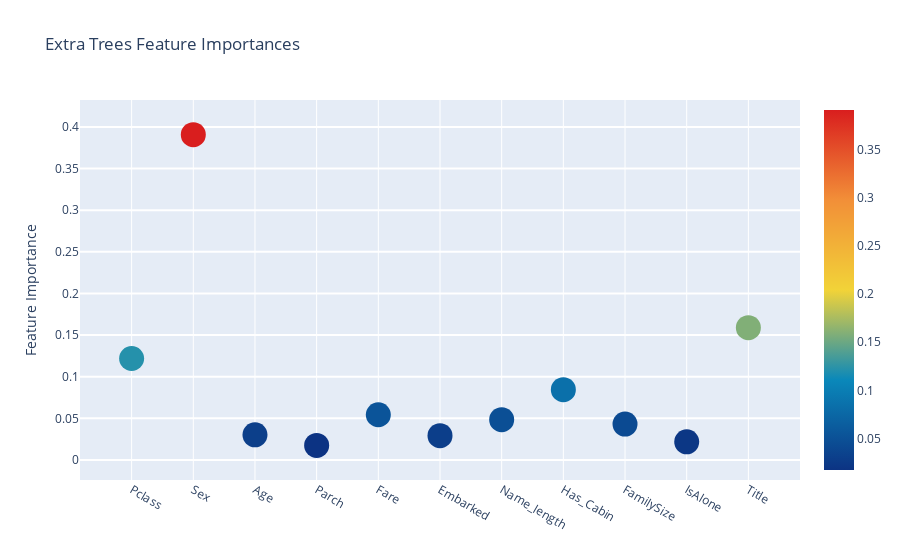
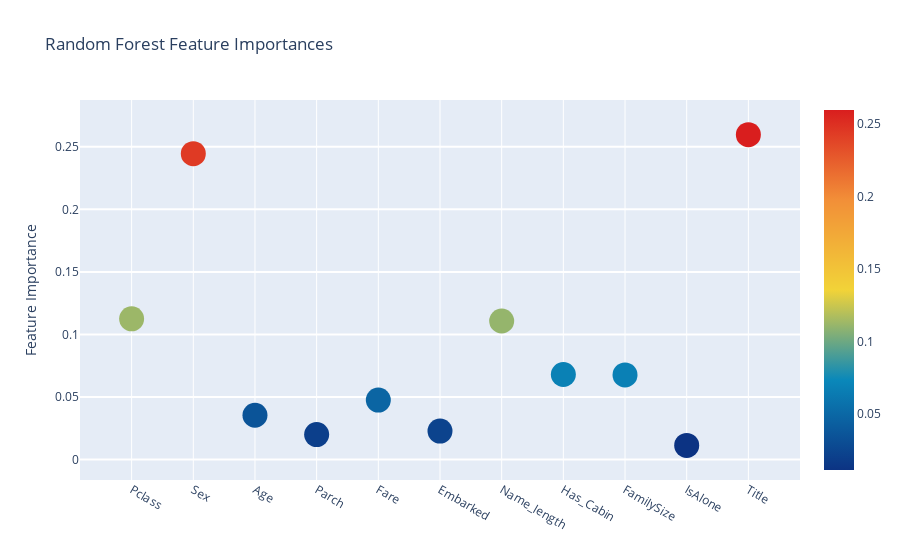
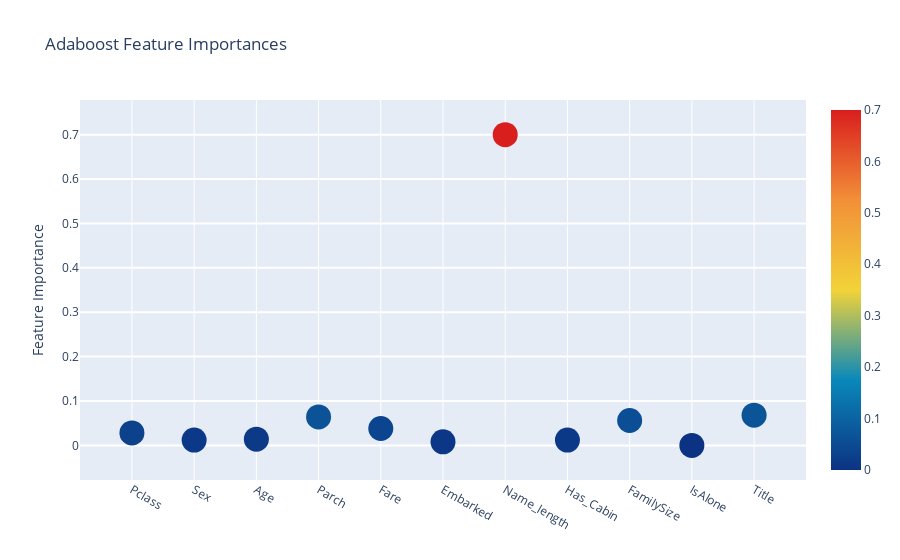
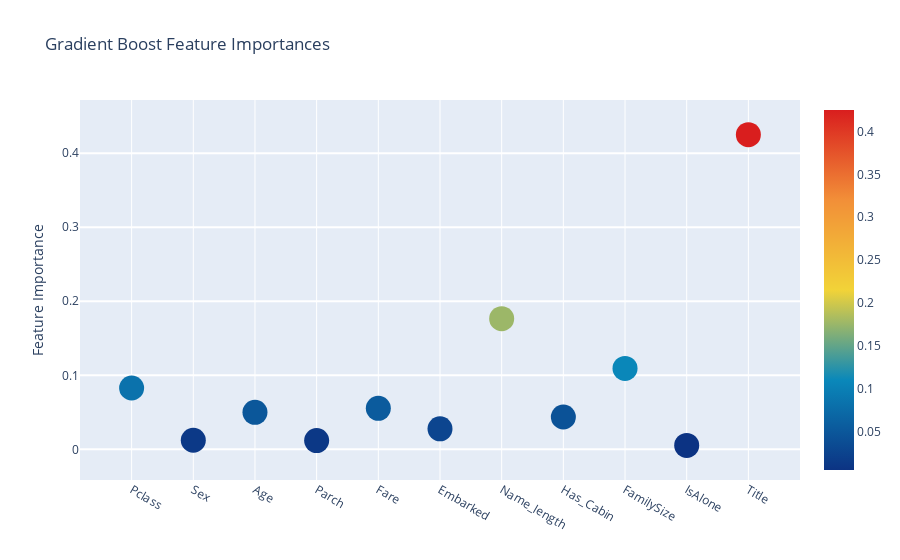

The cell these charts' notebook holds for them, in order:
### Code cell
for i in range(1, 5):
    draw_graph(feature_dataframe.columns[i], feature_dataframe.columns[0])

### Figure 1 — Plotly figure (JSON) as saved in the notebook; plotly's stock layout.template omitted (floating-point values rounded to 4 significant figures)
{"data": [{"marker": {"color": [0.1218, 0.3908, 0.03014, 0.01747, 0.05424, 0.02913, 0.0484, 0.08437, 0.04301, 0.02171, 0.1589], "colorscale": [[0, "rgb(12,51,131)"], [0.25, "rgb(10,136,186)"], [0.5, "rgb(242,211,56)"], [0.75, "rgb(242,143,56)"], [1, "rgb(217,30,30)"]], "showscale": true, "size": 25, "sizemode": "diameter", "sizeref": 1}, "mode": "markers", "text": ["Pclass", "Sex", "Age", "Parch", "Fare", "Embarked", "Name_length", "Has_Cabin", "FamilySize", "IsAlone", "Title"], "type": "scatter", "x": ["Pclass", "Sex", "Age", "Parch", "Fare", "Embarked", "Name_length", "Has_Cabin", "FamilySize", "IsAlone", "Title"], "y": [0.1218, 0.3908, 0.03014, 0.01747, 0.05424, 0.02913, 0.0484, 0.08437, 0.04301, 0.02171, 0.1589]}], "layout": {"autosize": true, "hovermode": "closest", "showlegend": false, "title": {"text": "Extra Trees Feature Importances"}, "yaxis": {"gridwidth": 2, "ticklen": 5, "title": {"text": "Feature Importance"}}}}

### Figure 2 — Plotly figure (JSON) as saved in the notebook; plotly's stock layout.template omitted (floating-point values rounded to 4 significant figures)
{"data": [{"marker": {"color": [0.1125, 0.2445, 0.03538, 0.01997, 0.04756, 0.02278, 0.1107, 0.06796, 0.06763, 0.01132, 0.2597], "colorscale": [[0, "rgb(12,51,131)"], [0.25, "rgb(10,136,186)"], [0.5, "rgb(242,211,56)"], [0.75, "rgb(242,143,56)"], [1, "rgb(217,30,30)"]], "showscale": true, "size": 25, "sizemode": "diameter", "sizeref": 1}, "mode": "markers", "text": ["Pclass", "Sex", "Age", "Parch", "Fare", "Embarked", "Name_length", "Has_Cabin", "FamilySize", "IsAlone", "Title"], "type": "scatter", "x": ["Pclass", "Sex", "Age", "Parch", "Fare", "Embarked", "Name_length", "Has_Cabin", "FamilySize", "IsAlone", "Title"], "y": [0.1125, 0.2445, 0.03538, 0.01997, 0.04756, 0.02278, 0.1107, 0.06796, 0.06763, 0.01132, 0.2597]}], "layout": {"autosize": true, "hovermode": "closest", "showlegend": false, "title": {"text": "Random Forest Feature Importances"}, "yaxis": {"gridwidth": 2, "ticklen": 5, "title": {"text": "Feature Importance"}}}}

### Figure 3 — Plotly figure (JSON) as saved in the notebook; plotly's stock layout.template omitted (floating-point values rounded to 4 significant figures)
{"data": [{"marker": {"color": [0.028, 0.012, 0.014, 0.064, 0.038, 0.008, 0.7, 0.012, 0.056, 0, 0.068], "colorscale": [[0, "rgb(12,51,131)"], [0.25, "rgb(10,136,186)"], [0.5, "rgb(242,211,56)"], [0.75, "rgb(242,143,56)"], [1, "rgb(217,30,30)"]], "showscale": true, "size": 25, "sizemode": "diameter", "sizeref": 1}, "mode": "markers", "text": ["Pclass", "Sex", "Age", "Parch", "Fare", "Embarked", "Name_length", "Has_Cabin", "FamilySize", "IsAlone", "Title"], "type": "scatter", "x": ["Pclass", "Sex", "Age", "Parch", "Fare", "Embarked", "Name_length", "Has_Cabin", "FamilySize", "IsAlone", "Title"], "y": [0.028, 0.012, 0.014, 0.064, 0.038, 0.008, 0.7, 0.012, 0.056, 0, 0.068]}], "layout": {"autosize": true, "hovermode": "closest", "showlegend": false, "title": {"text": "Adaboost Feature Importances"}, "yaxis": {"gridwidth": 2, "ticklen": 5, "title": {"text": "Feature Importance"}}}}

### Figure 4 — Plotly figure (JSON) as saved in the notebook; plotly's stock layout.template omitted (floating-point values rounded to 4 significant figures)
{"data": [{"marker": {"color": [0.0829, 0.01229, 0.04998, 0.01186, 0.05536, 0.02773, 0.1765, 0.04373, 0.1093, 0.005387, 0.425], "colorscale": [[0, "rgb(12,51,131)"], [0.25, "rgb(10,136,186)"], [0.5, "rgb(242,211,56)"], [0.75, "rgb(242,143,56)"], [1, "rgb(217,30,30)"]], "showscale": true, "size": 25, "sizemode": "diameter", "sizeref": 1}, "mode": "markers", "text": ["Pclass", "Sex", "Age", "Parch", "Fare", "Embarked", "Name_length", "Has_Cabin", "FamilySize", "IsAlone", "Title"], "type": "scatter", "x": ["Pclass", "Sex", "Age", "Parch", "Fare", "Embarked", "Name_length", "Has_Cabin", "FamilySize", "IsAlone", "Title"], "y": [0.0829, 0.01229, 0.04998, 0.01186, 0.05536, 0.02773, 0.1765, 0.04373, 0.1093, 0.005387, 0.425]}], "layout": {"autosize": true, "hovermode": "closest", "showlegend": false, "title": {"text": "Gradient Boost Feature Importances"}, "yaxis": {"gridwidth": 2, "ticklen": 5, "title": {"text": "Feature Importance"}}}}
